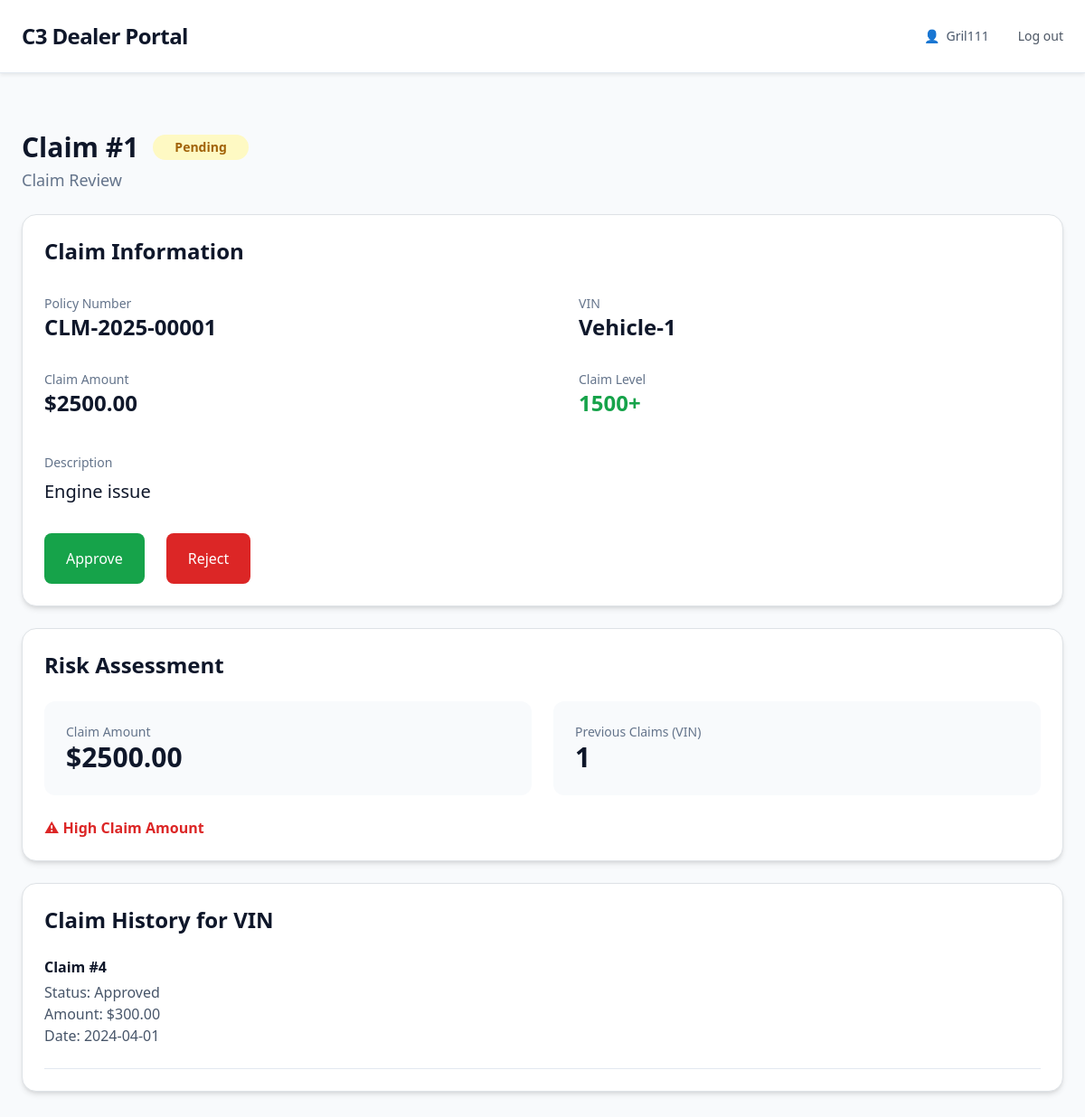
The page /claims/1/ (signed in) on the database its author committed.
### learning_logs/models.py (models this page shows, shortened)
class ClaimRecord(models.Model):
    claimid = models.IntegerField(db_column='claimID', primary_key=True)
    vehicleid = models.IntegerField(db_column='vehicleID', blank=True, null=True)
    claimstatus = models.TextField(db_column='claimStatus', blank=True, null=True)
    description = models.TextField(blank=True, null=True)
    claimamount = models.FloatField(db_column='claimAmount', blank=True, null=True)
    claimdate = models.TextField(db_column='claimDate', blank=True, null=True)
    class Meta:
        managed = False
        db_table = 'Claim'

### learning_logs/views.py (the view)
# urls.py: path('claims/<int:claim_id>/', views.claim_detail, name='claim_detail'),
@login_required
def claim_detail(request, claim_id):
    claim = get_object_or_404(ClaimRecord, claimid=claim_id)
    previous_claims = ClaimRecord.objects.filter(vehicleid=claim.vehicleid).exclude(claimid=claim.claimid)
    policy_number = f"CLM-2025-{claim.claimid:05d}"
    vin_display = f"Vehicle-{claim.vehicleid}"
    claim_level = "Under 1500" if (claim.claimamount or 0) < 1500 else "1500+"
    risk_flags = {
        "high_amount": (claim.claimamount or 0) > 1500,
        "many_claims": previous_claims.count() >= 2,
        "previous_claims": previous_claims,
    }
    context = {
        "claim": claim,
        "risk": risk_flags,
        "policy_number": policy_number,
        "vin_display": vin_display,
        "claim_level": claim_level,
    }
    return render(request, 'learning_logs/claim_detail.html', context)

### learning_logs/templates/learning_logs/claim_detail.html (shortened to what this page needs)
{% extends "learning_logs/base.html" %}
{% block content %}
<div class="max-w-6xl mx-auto py-6">
    <div class="mb-6">
        <h2 class="text-3xl font-bold text-slate-900 flex items-center gap-3">
            Claim #{{ claim.claimid }}
            <span class="px-4 py-1 text-sm rounded-full font-semibold
                {% if claim.claimstatus == 'Approved' %}
                    bg-green-100 text-green-700
                {% elif claim.claimstatus == 'Denied' %}
                    bg-red-100 text-red-700
                {% else %}
                    bg-yellow-100 text-yellow-700
                {% endif %}
            ">
                {{ claim.claimstatus }}
            </span>
        </h2>
        <p class="text-slate-500 mt-1 text-lg">Claim Review</p>
    </div>
    <div class="bg-white shadow-md rounded-2xl p-6 mb-6 border border-slate-200">
        <h3 class="text-2xl font-semibold text-slate-900 mb-8">Claim Information</h3>
        <div class="grid grid-cols-1 md:grid-cols-2 gap-x-20 gap-y-8">
            <div>
                <p class="text-sm text-slate-500">Policy Number</p>
                <p class="text-2xl font-semibold text-slate-900">{{ policy_number }}</p>
            </div>
            <div>
                <p class="text-sm text-slate-500">VIN</p>
                <p class="text-2xl font-semibold text-slate-900">{{ vin_display }}</p>
            </div>
            <div>
                <p class="text-sm text-slate-500">Claim Amount</p>
                <p class="text-2xl font-semibold text-slate-900">${{ claim.claimamount|floatformat:2 }}</p>
            </div>
            <div>
                <p class="text-sm text-slate-500">Claim Level</p>
                <p class="text-2xl font-semibold text-green-600">{{ claim_level }}</p>
            </div>
        </div>
        <div class="mt-10">
            <p class="text-sm text-slate-500">Description</p>
            <p class="text-xl text-slate-900 mt-2">{{ claim.description }}</p>
        </div>
        <div class="flex flex-wrap gap-4 mt-8">
            {% if claim.claimstatus != 'Approved' %}
            <a href="{% url 'learning_logs:update_claim_status' claim.claimid 'approve' %}"
               class="bg-green-600 text-white px-6 py-3 rounded-lg hover:bg-green-700 transition">
                Approve
            </a>
            {% endif %}
            {% if claim.claimstatus != 'Denied' %}
            <a href="{% url 'learning_logs:update_claim_status' claim.claimid 'reject' %}"
               class="bg-red-600 text-white px-6 py-3 rounded-lg hover:bg-red-700 transition">
                Reject
            </a>
            {% endif %}
        </div>
    </div>
    <div class="bg-white shadow-md rounded-2xl p-6 mb-6 border border-slate-200">
        <h3 class="text-2xl font-semibold text-slate-900 mb-6">Risk Assessment</h3>
        <div class="grid grid-cols-1 md:grid-cols-2 gap-6">
            <div class="bg-slate-50 rounded-xl p-6">
                <p class="text-sm text-slate-500">Claim Amount</p>
                <p class="text-3xl font-bold text-slate-900">${{ claim.claimamount|floatformat:2 }}</p>
            </div>
            <div class="bg-slate-50 rounded-xl p-6">
                <p class="text-sm text-slate-500">Previous Claims (VIN)</p>
                <p class="text-3xl font-bold text-slate-900">{{ risk.previous_claims.count }}</p>
            </div>
        </div>
        <div class="mt-6">
            {% if risk.high_amount %}
                <p class="text-red-600 font-semibold">⚠ High Claim Amount</p>
            {% endif %}
        </div>
    </div>
    <div class="bg-white shadow-md rounded-2xl p-6 border border-slate-200">
        <h3 class="text-2xl font-semibold text-slate-900 mb-6">Claim History for VIN</h3>
        {% if risk.previous_claims %}
            <div class="space-y-4">
                {% for prev in risk.previous_claims %}
                <div class="border-b border-slate-200 pb-4">
                    <p class="font-semibold text-slate-900">Claim #{{ prev.claimid }}</p>
                    <p class="text-slate-600 mt-1">Status: {{ prev.claimstatus }}</p>
                    <p class="text-slate-600">Amount: ${{ prev.claimamount|floatformat:2 }}</p>
                    <p class="text-slate-600">Date: {{ prev.claimdate }}</p>
                </div>
                {% endfor %}
            </div>
        {% else %}
            <p class="text-slate-500">No previous claims found.</p>
        {% endif %}
    </div>
</div>
{% endblock %}

### learning_logs/templates/learning_logs/base.html (shortened to what this page needs)
<!DOCTYPE html>
<html lang="en">
<head>
    <link href="https://cdn.jsdelivr.net/npm/bootstrap@5.3.3/dist/css/bootstrap.min.css" rel="stylesheet">
    <script src="https://cdn.tailwindcss.com"></script>
</head>
<body class="bg-slate-50 text-slate-900">
    <header class="bg-white border-b border-slate-200 shadow-sm">
        <div class="max-w-7xl mx-auto px-6">
            <div class="flex items-center justify-between h-20">
                <a href="{% url 'learning_logs:index' %}"
                   class="text-2xl font-bold tracking-tight text-slate-900 hover:text-blue-600 transition">
                    C3 Dealer Portal
                </a>
                <div class="flex items-center gap-8 text-sm">
                    {% if request.user.is_authenticated %}
                        <div class="flex items-center gap-2 text-slate-600">
                            <span>👤</span>
                            <span class="font-medium">{{ user.username }}</span>
                        </div>
                        <form action="{% url 'users:logout' %}" method="post" class="m-0 inline">
                            <button type="submit"
                                    class="text-sm text-gray-600 hover:text-gray-900 bg-transparent border-none p-0">
                                    Log out
                            </button>
                        </form>
                    {% endif %}
                </div>
            </div>
        </div>
    </header>
    <main class="max-w-7xl mx-auto px-6 py-10">
        {% block content %}
        {% endblock content %}
    </main>
</body>
</html>

### rows shown on the page
ClaimRecord: claimid "1", claimstatus "Pending", claimamount "2500.00", description "Engine issue"
ClaimRecord: claimid "4", claimstatus "Approved", claimamount "300.00", claimdate "2024-04-01"

### other values the page prints
{{ user.username }} "Gril111"
{{ policy_number }} "CLM-2025-00001"
{{ vin_display }} "Vehicle-1"
{{ claim_level }} "1500+"
{{ risk.previous_claims.count }} "1"
